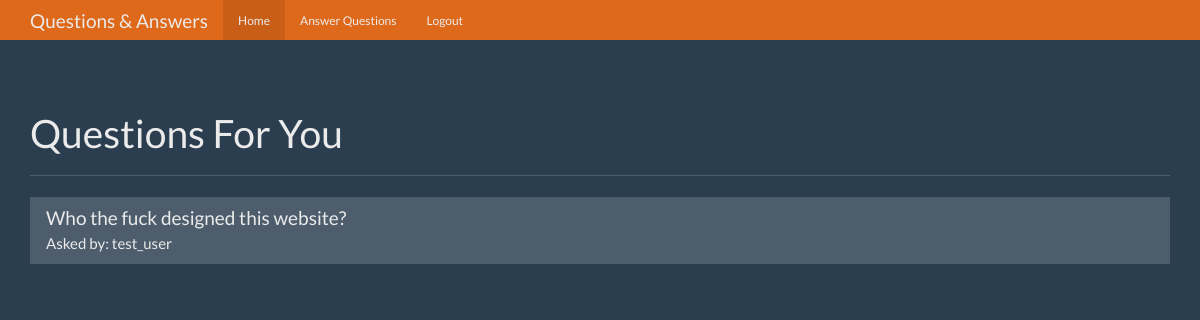
Page /unanswered (signed in) on the committed database.
### tables this page shows
CREATE TABLE questions (
    id integer primary key autoincrement,
    question_text text not null,
    answer_text text,
    asked_by_id integer not null,
    expert_id integer not null
);

CREATE TABLE users (
    id integer primary key autoincrement,
    name text not null,
    password text not null,
    expert boolean not null,
    admin boolean not null
);

### app.py (the view)
@app.route("/unanswered")
def unanswered():
    user = get_current_user()
    db = get_db()
    question_curs = db.execute(
        "select questions.id, questions.question_text, questions.asked_by_id, users.name from questions join users on users.id = questions.asked_by_id where questions.answer_text is null and questions.expert_id = ?",
        [user["id"]],
    )
    questions = question_curs.fetchall()
    return render_template("unanswered.html", user=user, questions=questions)

### app.py (called while the page is built)
def get_current_user():
    user_result = None
    if "user" in session:
        user = session["user"]
        db = get_db()
        user_cur = db.execute(
            "select id,name,password,expert, admin from users where name = ?",
            [
                user,
            ],
        )
        user_result = user_cur.fetchone()
    return user_result

### database.py (called while the page is built)
def connect_db():
    sql = sqlite3.connect("/home/jonathan/oreilly/flask/question_answer/questions.db")
    sql.row_factory = sqlite3.Row
    return sql

def get_db():
    if not hasattr(g, "sqlite_db"):
        g.sqlite_db = connect_db()
    return g.sqlite_db

### templates/unanswered.html (shortened to what this page needs)
{% extends "base.html" %}
{% from "show_links.html" import show_links %}
{% block nav %}
{{ show_links(user) }}
{% endblock %}
{% block body %}
<div class="page-header">
  <h1>Questions For You</h1>
</div>
<div class="row">
  <div class="col-lg-12">
    <div class="list-group">
      {% for question in questions %}
      <a href="{{ url_for('answer', question_id=question['id'])}}" class="list-group-item">
        <h4 class="list-group-item-heading">{{ question['question_text'] }}</h4>
        <p class="list-group-item-text">Asked by: {{ question['name'] }}</p>
      </a>
      {% endfor %}
    </div>
  </div>
</div>
{% endblock %}

### static/theme.css (style rules this page uses)
body { padding-top: 70px; padding-bottom: 30px; }

### rows in the picture
questions: question_text "Who the fuck designed this website?", name "test_user"
